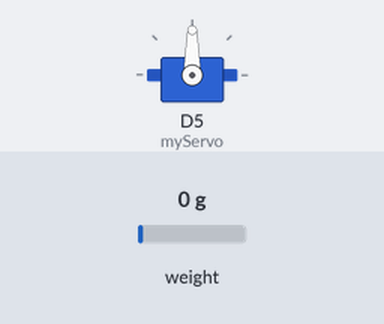
Simulated run of this sketch. Board: ESP8266 (NodeMCU). Parts: servo. The test bench sets the inputs (shaded band); at power-on: weight on the scale 0 g. WiFi joins after 1.5 s; servers stay silent unless stated; the local clock reads 2024-03-15 10:24:30 at power-on unless the sketch sets it; the Firebase database answers and starts empty; what the sketch prints to the serial monitor is not drawn.

Above: at 0.22 s.
Timing chart, 0 to 2.0 s (numbered marks = the images above):
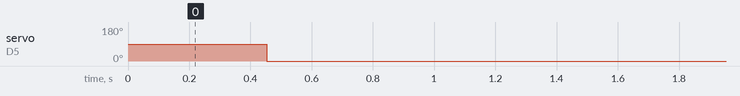

The sketch:

test_nodemcu.ino
```cpp
#include <HX711.h>
#include <Wire.h>
#include <ESP8266WiFi.h>
#include <FirebaseArduino.h>
#include <Servo.h>
#include "RTClib.h"

#define FIREBASE_HOST "Credentials"
#define FIREBASE_AUTH "Credentials"
#define WIFI_SSID "Credentials"
#define WIFI_PASSWORD "Credentials"

RTC_DS3231 rtc;
HX711 scale;
Servo myServo;

// Calibration factor
const int calibration_factor = 10000;

void setup() {
  // Serial Monitor
  Serial.begin(9600);

  // LoadCell Setup
  scale.begin(D1, D2);
  scale.set_scale(calibration_factor);

  // RTC DS3231 Setup
  Wire.begin(D3, D4);
  if (!rtc.begin()) {
    Serial.println("Couldn't find RTC");
    while (1);
  }

  if (rtc.lostPower()) {
    Serial.println("RTC lost power, let's set the time!");
    rtc.adjust(DateTime(F(__DATE__), F(__TIME__)));
  }

   // Servo Setup
  myServo.attach(D5);

  // Connect to Wi-Fi
  WiFi.begin(WIFI_SSID, WIFI_PASSWORD);
  // while (WiFi.status() != WL_CONNECTED) {
  //   delay(500);
  //   Serial.print(".");
  // }
  Serial.println("Connected to WiFi");

  // Connect Firebase
  Firebase.begin(FIREBASE_HOST, FIREBASE_AUTH);
}

void loop() {

  // LoadCell
  // if (scale.is_ready()) {
  //   int weight = scale.get_units();

  //   Serial.print("Weight: ");
  //   Serial.print(weight);
  //   Serial.println(" g");
  // } else {
  //   Serial.println("HX711 not found.");
  // }

  // RTC DS3231
  DateTime now = rtc.now();
  String timeFirebase = Firebase.getString("data/sensor/time");
  String rtcTime = String(now.hour()) + ":" + String(now.minute()) + ":" + String(now.second());
  // Format the time
  char formattedTime[9];
  sprintf(formattedTime, "%02d:%02d:%02d", now.hour(), now.minute(), now.second());

  // Define the input text
  String inputText = Firebase.getString("data/sensor/schedule");
  // Declare an array to store the time values
  String timeArray[10]; // Assuming there are 24 time values in the input

  // Convert inputText to char array (c_str()) for strtok()
  char inputCharArray[inputText.length() + 1];
  inputText.toCharArray(inputCharArray, sizeof(inputCharArray));

  // Tokenize the input text using strtok
  char *token = strtok(inputCharArray, ",");
  int i = 0;

  // Loop through all tokens and store them in the array
  while (token != NULL && i < 10) {
      // Store the token in the array
      timeArray[i++] = String(token);

      // Get the next token
      token = strtok(NULL, ",");
  }

  String currentTimeString = String(formattedTime);
  Serial.println("Time: " + currentTimeString);

  for (int i = 0; i < sizeof(timeArray) / sizeof(timeArray[0]); i++) {
    if (currentTimeString == timeArray[i]) {
      String uniqueID = String(now.year()) + ":" + String(now.month()) + ":" + String(now.day()) + ":" + rtcTime;
      Serial.println("Match Found!");
      Firebase.setString("data/riwayat/name/" + uniqueID, "Memberi makan otomatis: " + timeArray[i]);
      Firebase.setInt("data/sensor/servo", 180);
      break;
    }
  }

  // Servo
  int servoValue = Firebase.getInt("data/sensor/servo");
  if(servoValue == 180) {
    myServo.write(servoValue);
    delay(600);
    Firebase.setInt("data/sensor/servo", 0);
    myServo.write(servoValue);
  } else {
    myServo.write(0);
  }

  delay(500);

  // Update LoadCell
  if (scale.is_ready()) {
    int weight = scale.get_units();
    Firebase.setInt("data/sensor/loadCell", weight);
  } else {
    int weight = scale.get_units();
    Firebase.setInt("data/sensor/loadCell", weight);
  }


}
```

Measured:
- by itself, servo on D5 (myServo): 90° → 0° at 0.45 s
